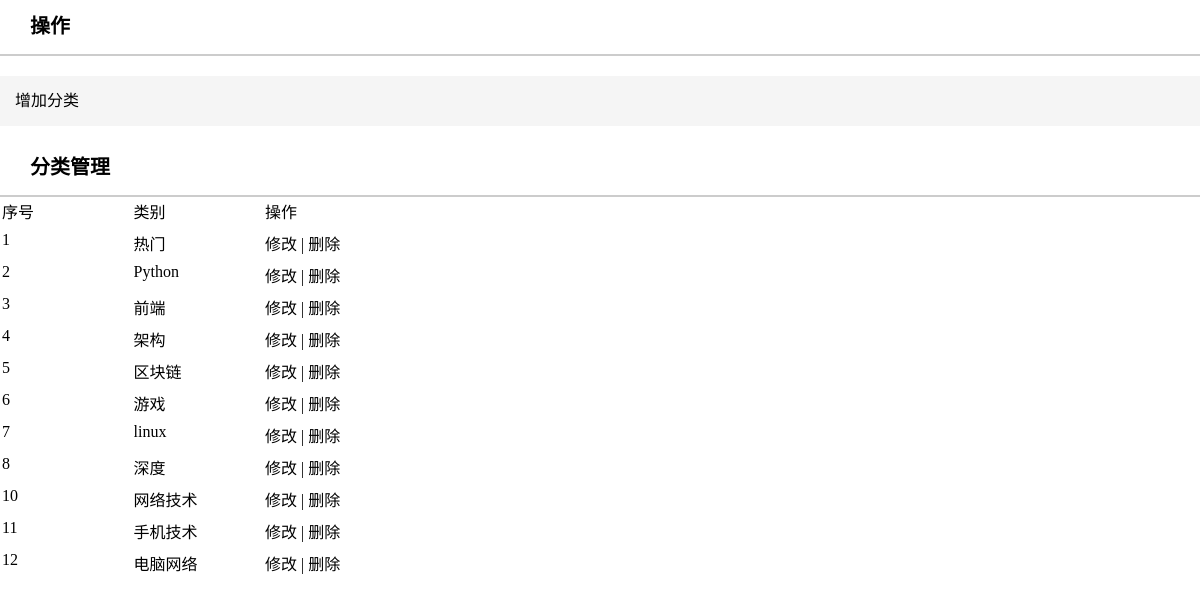
Screenshot of /admin/fenlei.php (signed in) with the database file from the repository.
### tables this page shows
CREATE TABLE `blog_class` (
  `id` int(11) NOT NULL AUTO_INCREMENT COMMENT '分类id',
  `class` varchar(20) NOT NULL COMMENT '分类名称',
  PRIMARY KEY (`id`)
);

### admin/fenlei.php (the view, shortened to what this page needs)
<!DOCTYPE html>
<html lang="zh-cn">
<head>
    <link rel="stylesheet" href="./css/main.css">
</head>
<body>
    <div class="right">
            <div class="title">操作</div>
            <div class="line"></div>
            <div class="wrap-content-article">
                <p class="fenlei_add">增加分类</p>
            </div>
            <div class="title">分类管理</div>
            <div class="line"></div>
            <table>
                <tr>
                    <td class="first_col">序号</td>
                    <td class="second_col">类别</td>
                    <td class="sixth_col">操作</td>
                </tr>
                <?php
                    if(empty($_SESSION['admininfo']) || empty($_SESSION['admininfo']['username'])){
                        header("location:login.php");
                    }
                    else{
                        require "../link/db.php";
                        $sql = "select * from blog_class";
                        $result = mysql_query($sql,$conn);
                        while($res = mysql_fetch_array($result)){
                ?>
                <tr>
                    <td class="first_col"><?php echo $res['id'];?></td>
                    <td class="second_col"><?php echo $res['class'];?></td>
                    <td class="sixth_col">
                        <a style="text-decoration: none;cursor: pointer;" class="fenlei_update">修改</a> |
                        <a style="text-decoration: none;cursor: pointer;" class="fenlei_delete">删除</a>
                    </td>
                </tr>
                <?php } mysql_close($conn);}?>
            </table>
        </div>
</body>
</html>

### admin/css/main.css (style rules this page uses)
* { border: 0; margin: 0; padding: 0; }
.right > .wrap-content-article { width: 100%; height: 50px; background-color: #f5f5f5; margin-top: 20px; margin-bottom: 25px; line-height: 50px; }
.right > .wrap-content-article > p { margin-left: 15px; cursor: pointer; }
.right > table { width: 100%; table-layout:fixed; }
.first_col,.second_col,.third_col,.fourth_col,.fiveth_col,.sixth_col,.seventh_col,.eighth_col { white-space: nowrap; text-overflow: ellipsis; overflow: hidden; width: 11%; }
td { text-overflow: ellipsis; overflow: hidden; display: inline-block; height: 30px; overflow: hidden; }
.right > .title { font-size: 20px; font-weight: 700; width: 95%; margin: 0 auto; margin-top: 10px; }
.right > .line { background-color: #ccc; width: 100%; height: 2px; margin-top: 15px; }

### rows the page displays
blog_class: id "1", class "热门"
blog_class: id "2", class "Python"
blog_class: id "3", class "前端"
blog_class: id "4", class "架构"
blog_class: id "5", class "区块链"
blog_class: id "6", class "游戏"
blog_class: id "7", class "linux"
blog_class: id "8", class "深度"
blog_class: id "10", class "网络技术"
blog_class: id "11", class "手机技术"
blog_class: id "12", class "电脑网络"
